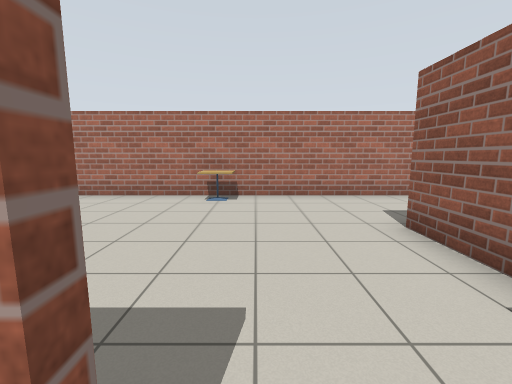
view 1 (above)

15 first-person views from a walk through a Gazebo world. The camera is 1.2 m above the floor, tilts 8° down and sees 90° across. The lines on the ground mark 1 m squares. The floor is counted in squares, 1 m on a side. Each view is taken from the middle of a square. On the plan, view 1 faces up. The plan holds only what a view shows up to about 12 squares ahead; the rest is blank. Gazebo's built-in surfaces are drawn with simple patterns. Simple shapes stand in for some stock models.

view 2
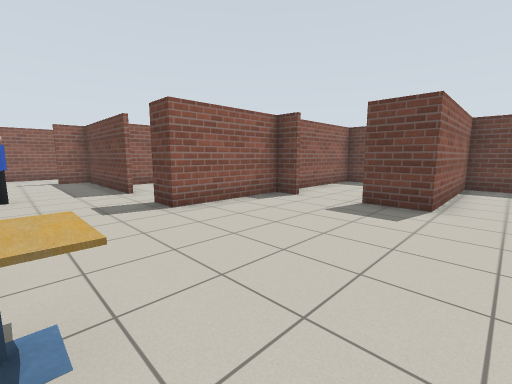

view 3
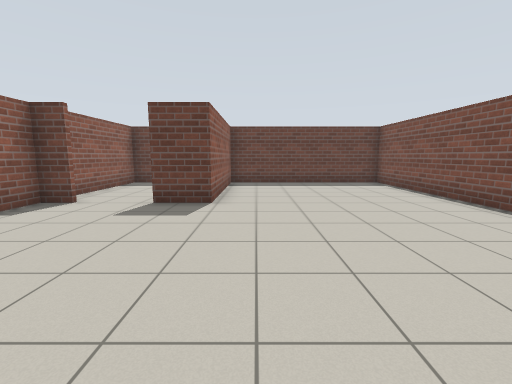

view 4
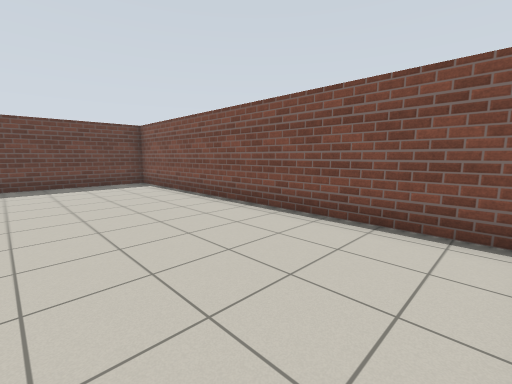

view 5
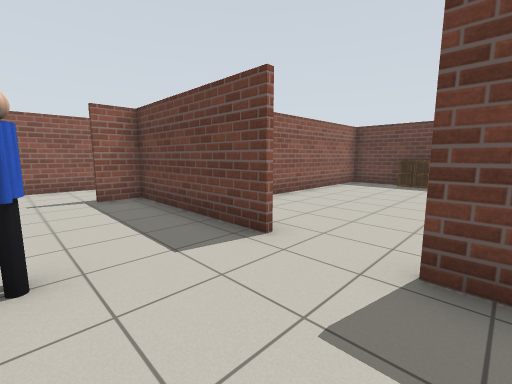

view 6
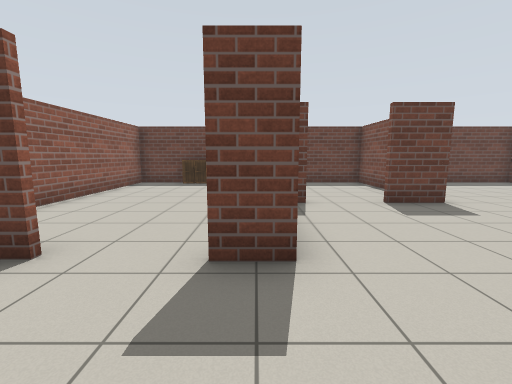

view 7
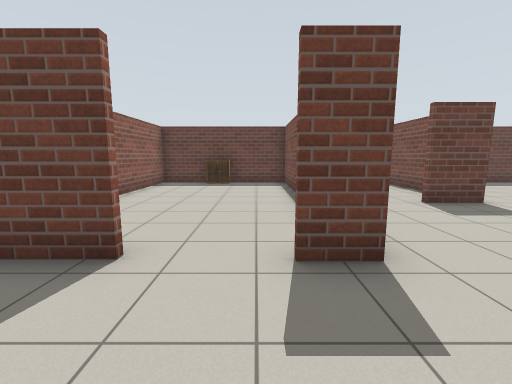

view 8
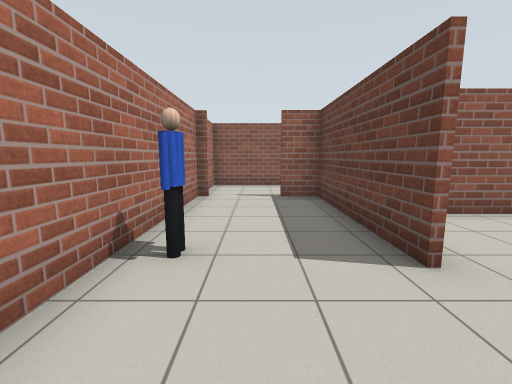

view 9
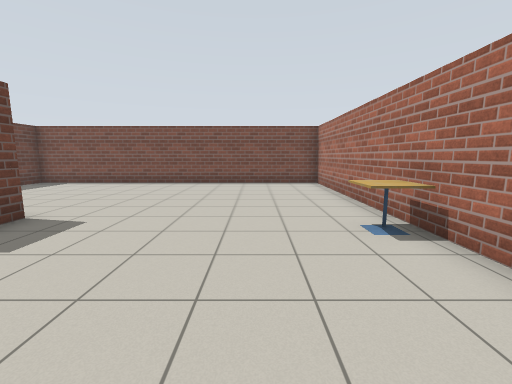

view 10
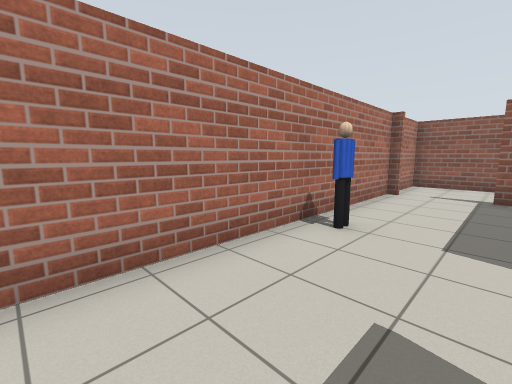

view 11
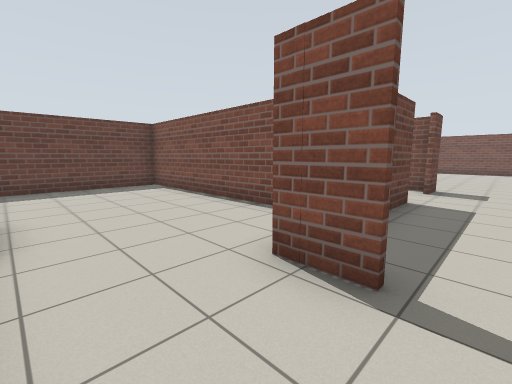

view 12
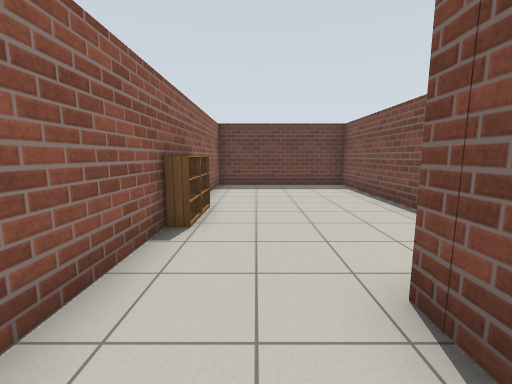

view 13
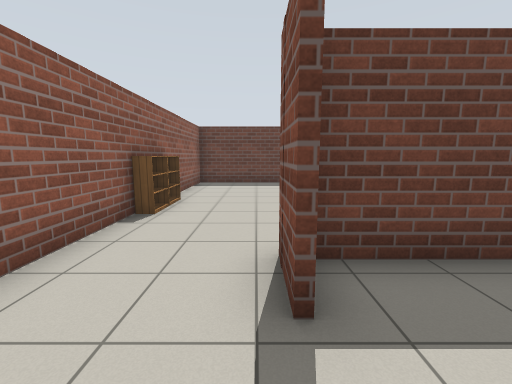

view 14
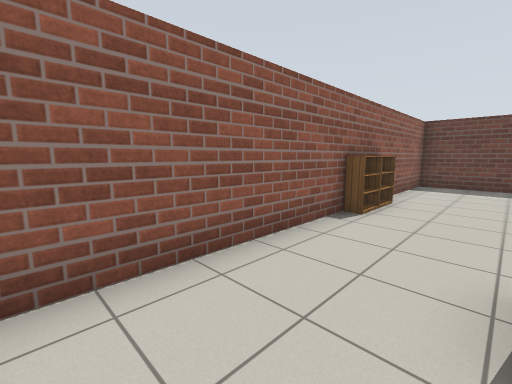

view 15
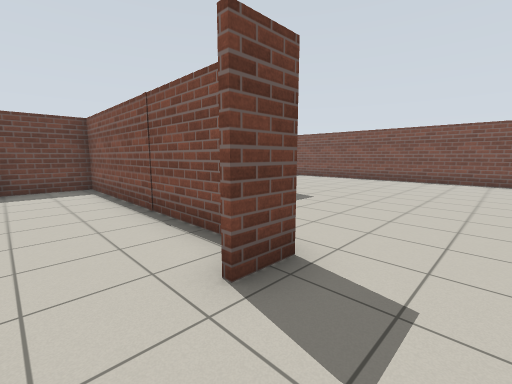

### Floor plan
Points are (right, up) in squares from view 1. A wall is a line through its corners. A room is listed if a view was taken in it or the views show most of it. See-through windows are left out.
Room 1 (view 1)
walls: (-1.7, -1.6) (-1.7, -4.8); (2.5, -4.7) (2.5, -0.7); (-2, -4.6) (3, -4.6)
ways out: opening at (0.5, 0) to room 2
Room 2 (views 2, 3, 4, 5, 6, 7, 8, 9, 10, 11, 12, 13, 14, 15)
walls: (1.6, 0.5) (2.5, 0.5) (2.5, 4.2) (3.6, 4.2); (5.5, 4.2) (10.6, 4.2) (10.6, 5.2); (-1.9, -4.8) (-1.9, 0.5) (-0.3, 0.5); (10.6, 7.7) (-8.5, 7.7) (-8.5, -4.6) (-2, -4.6); (13.5, 5.5) (13.5, 7.7) (11.9, 7.7)
ways out: opening at (0.5, 0) to room 1; opening at (12.5, 4.5) to room 3; opening at (4.5, 4) to room 4
objects: cafe table (-1, 7); person (6, 7)
Room 3 (no view inside)
walls: (8.4, 2) (8.4, -4.7); (10.7, 5.4) (10.7, 4); (8, -4.6) (13.5, -4.6) (13.5, 5.5)
ways out: opening at (12.5, 4.5) to room 2
objects: bookshelf (13, 0); bookshelf (13, 1)
Room 4 (no view inside)
walls: (2.7, 4) (2.7, -4.8); (3, -4.6) (8, -4.6); (8.2, -4.8) (8.2, 3.1)
ways out: opening at (4.5, 4) to room 2
objects: cabinet (6, -4)

Where each view was taken, in squares from view 1:
view 1: 0 up, 0 right, facing up
view 2: 7 up, 3 left, facing down-right
view 3: 7 up, 3 left, facing down
view 4: 7 up, 4 left, facing down-left
view 5: 7 up, 3 right, facing down-right
view 6: 7 up, 3 right, facing down
view 7: 7 up, 4 right, facing down
view 8: 6 up, 3 right, facing right
view 9: 5 up, 3 right, facing left
view 10: 5 up, 2 right, facing up-right
view 11: 6 up, 13 right, facing down-left
view 12: 6 up, 12 right, facing down
view 13: 7 up, 11 right, facing down
view 14: 7 up, 11 right, facing down-right
view 15: 6 up, 5 right, facing down-left
